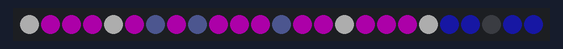
Simulated run of this sketch. Board: Arduino Uno, built with avr-gcc and run on an emulated ATmega328P. Shown: 25 RGB LEDs in strip order, left to right. Dim RGB values are drawn brighter than linear.

Above: at 3.6 s.
At 4.3 s:
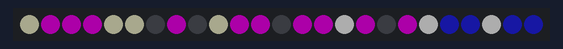
At 6.0 s:
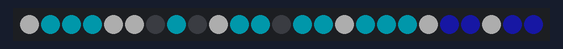

The sketch:

animate.ino
```cpp
#include <FastLED.h>
#define LED_PIN 5
#define brighness 50
#define NUM_LEDS 25
#define LED_TYPE WS2811
#define COLOR_ORDER GBR
#define frame 7
CRGB leds[NUM_LEDS];
void setup() {
  // put your setup code here, to run once:
delay(3000);
FastLED.addLeds<LED_TYPE,LED_PIN,COLOR_ORDER>(leds,NUM_LEDS).setCorrection(TypicalLEDStrip);
FastLED.setBrightness(brighness);
}

static const uint32_t kirby[7][25] = {
{
0xffffffff, 0xfffa02f1, 0xfffa02f1, 0xfffa02f1, 0xffffffff,
0xfffa02f1, 0xff2a304c, 0xfffa02f1, 0xff2a304c, 0xfffa02f1,
0xfffa02f1, 0xfffa02f1, 0xff2a304c, 0xfffa02f1, 0xfffa02f1,
0xffffffff, 0xfffa02f1, 0xfffa02f1, 0xfffa02f1, 0xffffffff,
0xff1b1bb5, 0xff1b1bb5, 0x00000000, 0xff1b1bb5, 0xff1b1bb5
},
{
0xffffffff, 0xfffa02f1, 0xfffa02f1, 0xfffa02f1, 0xffffffff,
0xffffffff, 0xff000000, 0xfffa02f1, 0xff000000, 0xffffffff,
0xfffa02f1, 0xfffa02f1, 0xff000000, 0xfffa02f1, 0xfffa02f1,
0xffffffff, 0xfffa02f1, 0xfffa02f1, 0xfffa02f1, 0xffffffff,
0xff1b1bb5, 0xff1b1bb5, 0x00000000, 0xff1b1bb5, 0xff1b1bb5
},
{
0xffdcd8b7, 0xfffa02f1, 0xfffa02f1, 0xfffa02f1, 0xffdcd8b7,
0xffdcd8b7, 0xff000000, 0xfffa02f1, 0xff000000, 0xffdcd8b7,
0xfffa02f1, 0xfffa02f1, 0xff000000, 0xfffa02f1, 0xfffa02f1,
0xffffffff, 0xfffa02f1, 0xff000000, 0xfffa02f1, 0xffffffff,
0xff1b1bb5, 0xff1b1bb5, 0xffffffff, 0xff1b1bb5, 0xff1b1bb5
},
{
0xffdcd8b7, 0xfffa02f1, 0xfffa02f1, 0xfffa02f1, 0xffdcd8b7,
0xffdcd8b7, 0xff000000, 0xfffa02f1, 0xff000000, 0xffdcd8b7,
0xfffa02f1, 0xfffa02f1, 0xff000000, 0xfffa02f1, 0xfffa02f1,
0xffffffff, 0xfffa02f1, 0xff000000, 0xfffa02f1, 0xffffffff,
0xff1b1bb5, 0xff1b1bb5, 0xffffffff, 0xff1b1bb5, 0xff1b1bb5
},
{
0xffdcd8b7, 0xff00d1e8, 0xff00d1e8, 0xff00d1e8, 0xffdcd8b7,
0xffdcd8b7, 0xff000000, 0xff00d1e8, 0xff000000, 0xffdcd8b7,
0xff00d1e8, 0xff00d1e8, 0xff000000, 0xff00d1e8, 0xff00d1e8,
0x00000000, 0xff00d1e8, 0xff00d1e8, 0xff00d1e8, 0x00000000,
0xff1b1bb5, 0xff1b1bb5, 0x00000000, 0xff1b1bb5, 0xff1b1bb5
},
{
0xffffffff, 0xfffa02f1, 0xfffa02f1, 0xfffa02f1, 0xffffffff,
0xffffffff, 0xff000000, 0xfffa02f1, 0xff000000, 0xffffffff,
0xfffa02f1, 0xfffa02f1, 0xff000000, 0xfffa02f1, 0xfffa02f1,
0xffffffff, 0xfffa02f1, 0xfffa02f1, 0xfffa02f1, 0xffffffff,
0xff1b1bb5, 0xff1b1bb5, 0xffffffff, 0xff1b1bb5, 0xff1b1bb5
},
{
0xffffffff, 0xff00d1e8, 0xff00d1e8, 0xff00d1e8, 0xffffffff,
0xffffffff, 0xff000000, 0xff00d1e8, 0xff000000, 0xffffffff,
0xff00d1e8, 0xff00d1e8, 0xff000000, 0xff00d1e8, 0xff00d1e8,
0xffffffff, 0xff00d1e8, 0xff00d1e8, 0xff00d1e8, 0xffffffff,
0xff1b1bb5, 0xff1b1bb5, 0xffffffff, 0xff1b1bb5, 0xff1b1bb5
}
};
void loop() {
  // put your main code here, to run repeatedly:
  for(int j=0;j<frame;j++)
  {

    for(int i=0;i<NUM_LEDS;i++)
    {
      leds[i]= kirby[j][i];
    }
    delay(400);
  FastLED.show();
  }
}
```

Measured:
- by itself, everything shown: repeats every 2.8 s, in 6 steps
- what the display in image 0 shows lasts 0.4 s, from 3.4 s to 3.8 s
- what the display in image 1 shows lasts 0.8 s, from 4.2 s to 5.0 s
